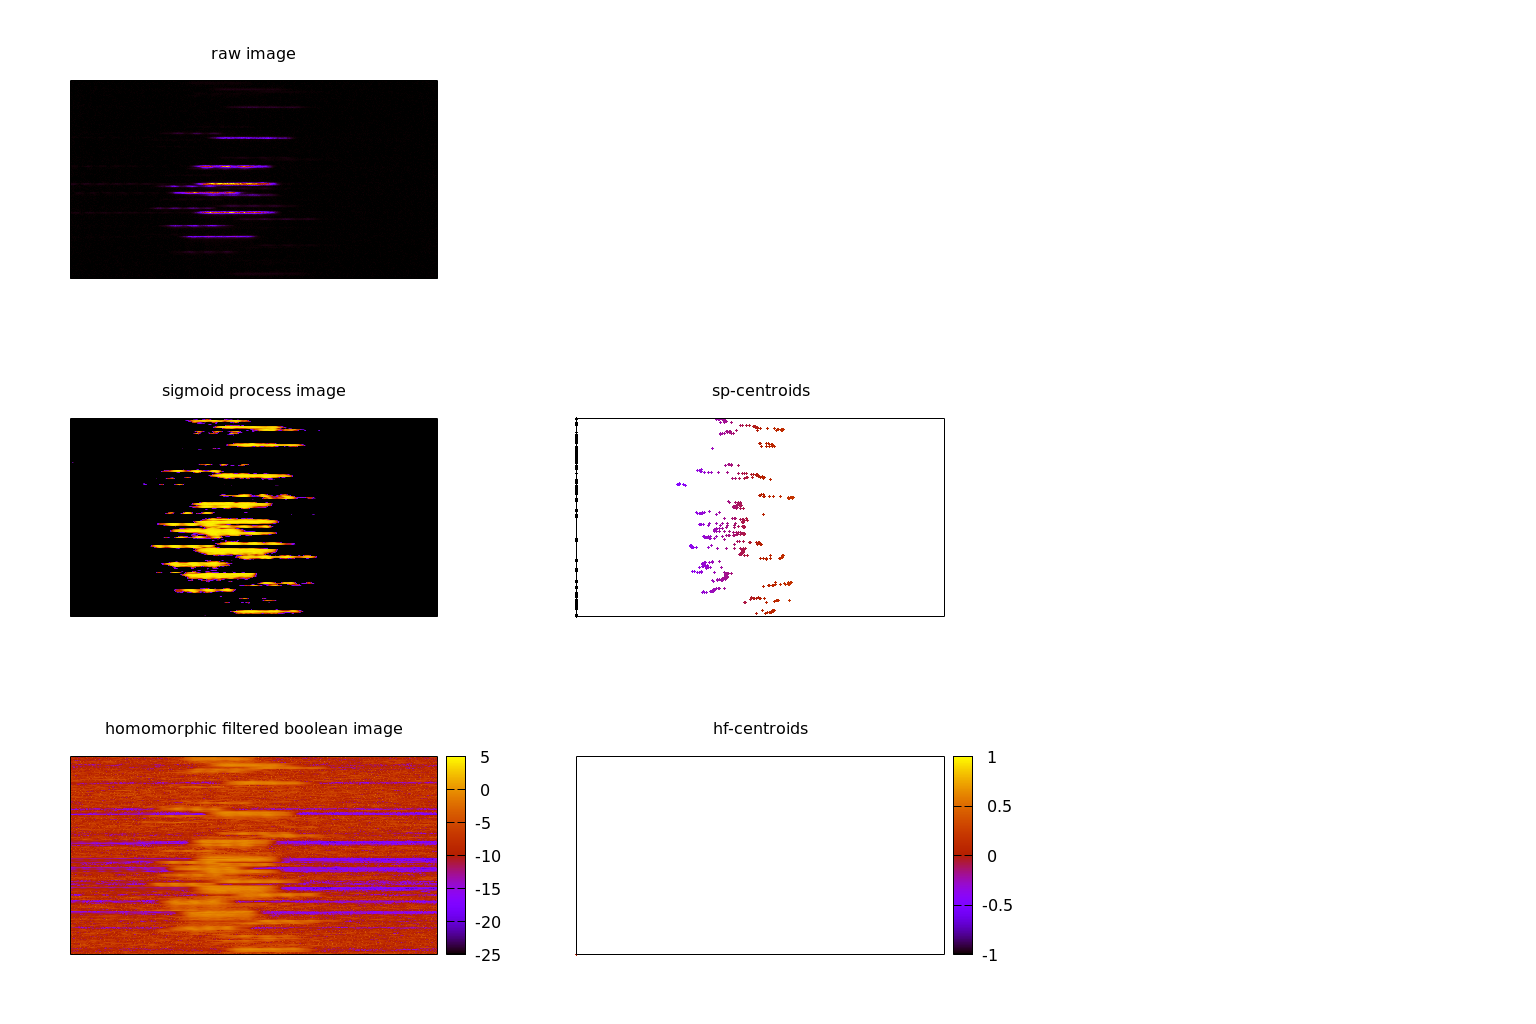

This chart was generated by the following gnuplot code:
#!/usr/local/bin/gnuplot -persist
#
#    
#    	G N U P L O T
#    	Version 5.2 patchlevel 6    last modified 2019-01-01 
#    
#    	Copyright (C) 1986-1993, 1998, 2004, 2007-2018
#    	Thomas Williams, Colin Kelley and many others
#    
#    	gnuplot home:     http://www.gnuplot.info
#    	faq, bugs, etc:   type "help FAQ"
#    	immediate help:   type "help"  (plot window: hit 'h')
# set terminal x11 0 nopersist enhanced
# set output
unset clip points
set clip one
unset clip two
set errorbars front 1.000000 
set border 31 front lt black linewidth 1.000 dashtype solid
set zdata 
set ydata 
set xdata 
set y2data 
set x2data 
set boxwidth
set style fill  empty border
set style rectangle back fc  bgnd fillstyle   solid 1.00 border lt -1
set style circle radius graph 0.02 
set style ellipse size graph 0.05, 0.03 angle 0 units xy
set dummy x, y
set format x "% h" 
set format y "% h" 
set format x2 "% h" 
set format y2 "% h" 
set format z "% h" 
set format cb "% h" 
set format r "% h" 
set ttics format "% h"
set timefmt "%d/%m/%y,%H:%M"
set angles radians
set tics back
unset grid
unset raxis
set theta counterclockwise right
set style parallel front  lt black linewidth 2.000 dashtype solid
set key title "" center
set key fixed right top vertical Right noreverse enhanced autotitle nobox
set key noinvert samplen 4 spacing 1 width 0 height 0 
set key maxcolumns 0 maxrows 0
set key noopaque
unset label
unset arrow
set style increment default
unset style line
unset style arrow
set style histogram clustered gap 2 title textcolor lt -1
unset object
set style textbox transparent margins  1.0,  1.0 border  lt -1 linewidth  1.0
set offsets 0, 0, 0, 0
set pointsize 1
set pointintervalbox 1
set encoding utf8
unset polar
unset parametric
unset decimalsign
unset micro
unset minussign
set view map scale 1
set rgbmax 255
set samples 100, 100
set isosamples 10, 10
set surface 
unset contour
set cntrlabel  format '%8.3g' font '' start 5 interval 20
set mapping cartesian
set datafile separator whitespace
unset hidden3d
set cntrparam order 4
set cntrparam linear
set cntrparam levels auto 5 unsorted
set cntrparam firstlinetype 0
set cntrparam points 5
set size ratio 0 1,1
set origin 0,0
set style data image
set style function lines
unset xzeroaxis
unset yzeroaxis
unset zzeroaxis
unset x2zeroaxis
unset y2zeroaxis
set xyplane relative 0.5
set tics scale  1, 0.5, 1, 1, 1
set mxtics default
set mytics default
set mztics default
set mx2tics default
set my2tics default
set mcbtics default
set mrtics default
set nomttics
set xtics border in scale 1,0.5 mirror norotate  autojustify
set xtics  norangelimit 0.00000,512,1024.00
set ytics border in scale 1,0.5 mirror norotate  autojustify
set ytics  norangelimit 0.00000,512,1024.00
set ztics border in scale 1,0.5 nomirror norotate  autojustify
set ztics  norangelimit autofreq 
unset x2tics
unset y2tics
set cbtics border in scale 1,0.5 mirror norotate  autojustify
set cbtics  norangelimit autofreq 
set rtics axis in scale 1,0.5 nomirror norotate  autojustify
set rtics  norangelimit autofreq 
unset ttics
set title "" 
set title  font "" norotate
set timestamp bottom 
set timestamp "" 
set timestamp  font "" norotate
set trange [ * : * ] noreverse nowriteback
set urange [ * : * ] noreverse nowriteback
set vrange [ * : * ] noreverse nowriteback
set xlabel "" 
set xlabel  font "" textcolor lt -1 norotate
set x2label "" 
set x2label  font "" textcolor lt -1 norotate
set xrange [ 0.00000 : 2074.00 ] noreverse writeback
set x2range [ * : * ] noreverse writeback
set ylabel "" 
set ylabel  font "" textcolor lt -1 rotate
set y2label "" 
set y2label  font "" textcolor lt -1 rotate
set yrange [ 0.00000 : 2074.00 ] noreverse writeback
set y2range [ * : * ] noreverse writeback
set zlabel "" 
set zlabel  font "" textcolor lt -1 norotate
set zrange [ * : * ] noreverse writeback
set cblabel "" 
set cblabel  font "" textcolor lt -1 rotate
set cbrange [ 0.00000 : 1.00000 ] noreverse writeback
set rlabel "" 
set rlabel  font "" textcolor lt -1 norotate
set rrange [ * : * ] noreverse writeback
unset logscale
unset jitter
set zero 1e-08
set lmargin  -1
set bmargin  -1
set rmargin  -1
set tmargin  -1
set locale "en_US.UTF-8"
set pm3d explicit at s
set pm3d scansautomatic
set pm3d interpolate 1,1 flush begin noftriangles noborder corners2color mean
set pm3d nolighting
set palette positive nops_allcF maxcolors 0 gamma 1.5 color model RGB 
set palette rgbformulae 7, 5, 15
set colorbox vertical origin screen 0.9, 0.2 size screen 0.05, 0.6 front  noinvert bdefault
unset colorbox
set style boxplot candles range  1.50 outliers pt 7 separation 1 labels auto unsorted
set loadpath 
set fontpath 
set psdir
set fit brief errorvariables nocovariancevariables errorscaling prescale nowrap v5
simplefile(s,i)=sprintf('data_fs/raw/amox28216_r93_step%i_image%i.out',s,i)
lowfiltfile(s,i)=sprintf('data_fs/raw/amox28216_r93_step%i_image%i.lowfilt.out',s,i)
rawfile(s,i)=sprintf('data_fs/raw/amox28216_r93_step%i_image%i.dat',s,i)
spcenfile(s,i)=sprintf('data_fs/raw/amox28216_r93_step%i_image%i.simple.centroids.out',s,i)
hfcenfile(s,i)=sprintf('data_fs/raw/amox28216_r93_step%i_image%i.centroids.out',s,i)
GNUTERM = "x11"
## Last datafile plotted: "data_fs/raw/amox28216_r93_step80_image10.simple.centroids.out"
set pointsize 0.5
set term png size (1024+512),1024
set output 'figs/plotting.2d_logic.png'
set multiplot
unset xtics
unset ytics
unset colorbox
set size .33,.33
set xrange [0:1024]
set yrange [0:1024]
set origin 0,0.66
set title 'raw image'
splot rawfile(80,10) mat u 1:2:($3/4e3) notitle
set origin 0,0.33
set title 'sigmoid process image'
splot simplefile(80,10) mat u 1:2:3 notitle
set origin 0.33,0.33
set title 'sp-centroids'
splot spcenfile(80,10) u 1:0:(1):($1/1024) palette w points notitle 
set origin 0.0,0.0
set title 'homomorphic filtered boolean image'
set auto cb
set colorbox
splot lowfiltfile(80,10) mat u 1:2:3 notitle
set origin 0.33,0.0
set title 'hf-centroids'
splot hfcenfile(80,10) mat u 1:0:(1):($1/1024) palette w points notitle
unset multiplot
#    EOF
